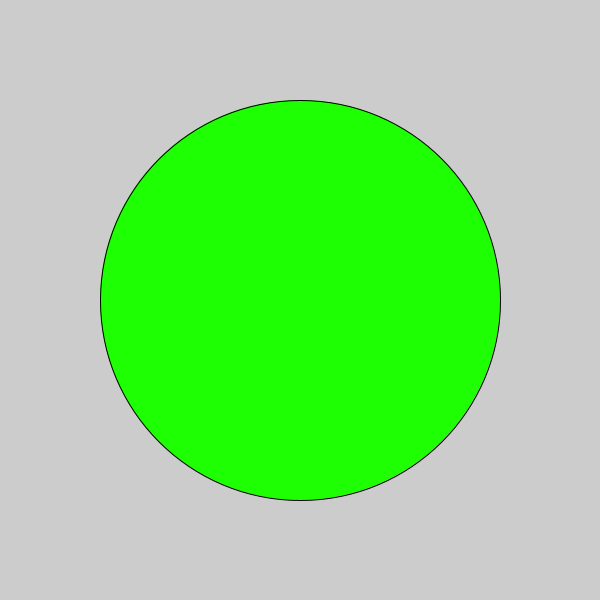
Frame 1 (no input)
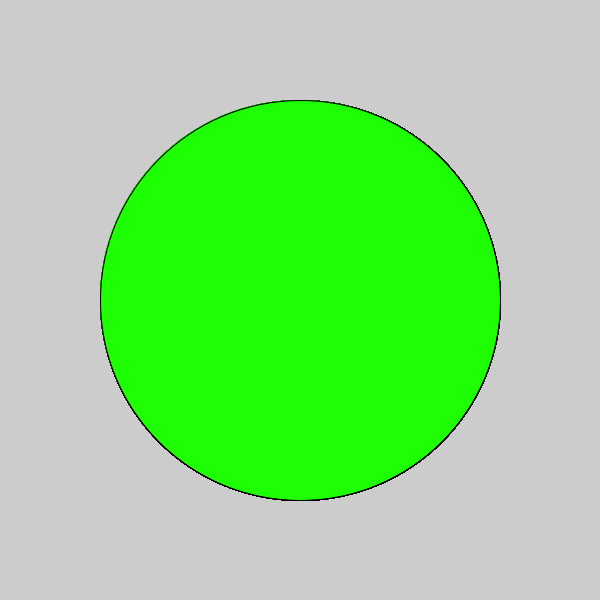
Frame 60 (the mouse pressed at the canvas centre just before this capture)
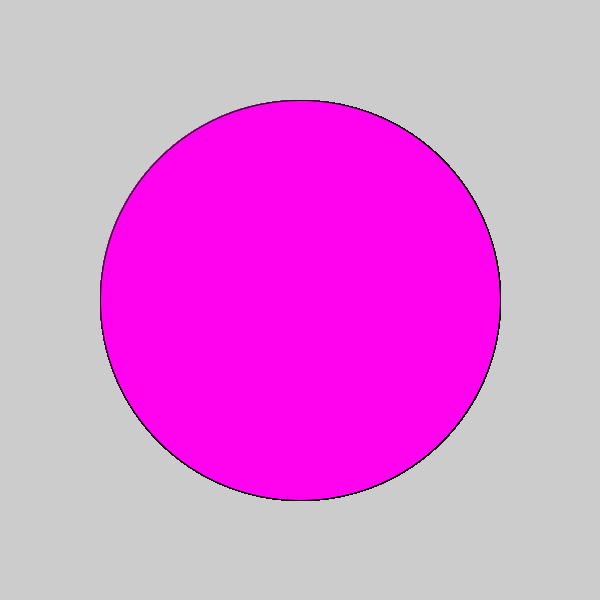
Frame 120 (the mouse held since frame 60 and released just before this capture)

The Processing sketch that drew these frames (run headless with seeded random() and noise(); from frame 60 on, the mouse is pressed at the canvas centre):

// Processing sketch: c_LogicalDot
// ── c_LogicalDot.pde

void setup() {
  
// 1. Set the size of the sketch. Make it 600 pixels square. 
  size(600,600);

}

void draw() {
  
// 2. Draw an ellipse
// Run the program to make sure it works before moving on.
 //fill(#1FFF03);
 //ellipse(300,300, 400,400);

// 3. Change the color of the ellipse when the mouse is pressed.
//    Use the following code, but put your colors where indicated
//    Remember to use the   fill()  command to set colors.

if(mousePressed) 
  {fill(#FF03EF);
  ellipse(300,300, 400,400);
}else {
fill(#1FFF03); 
ellipse(300,300, 400,400);}

}
